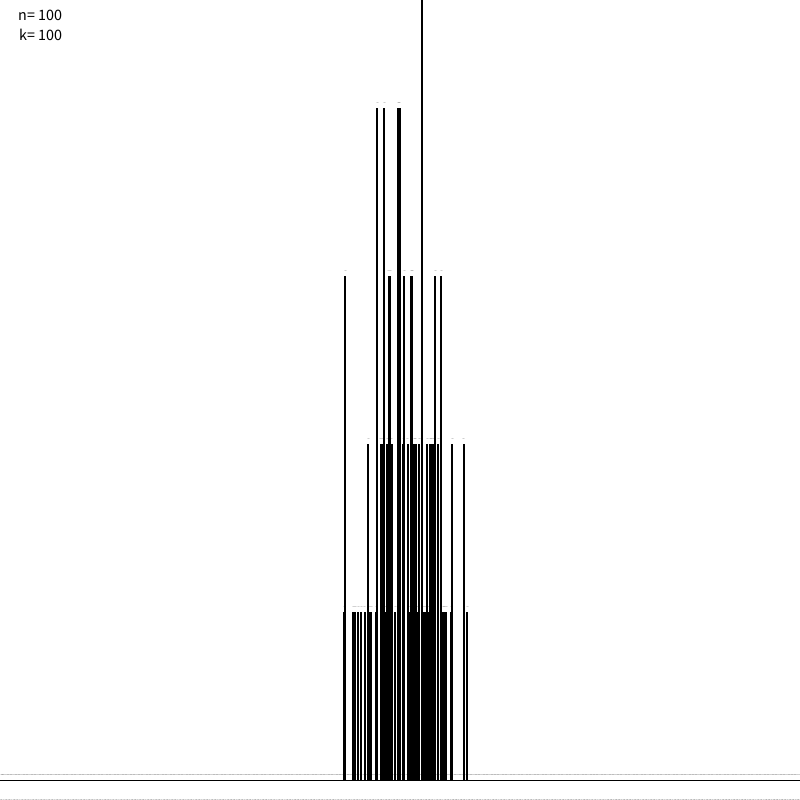
Frame 1 (no input)
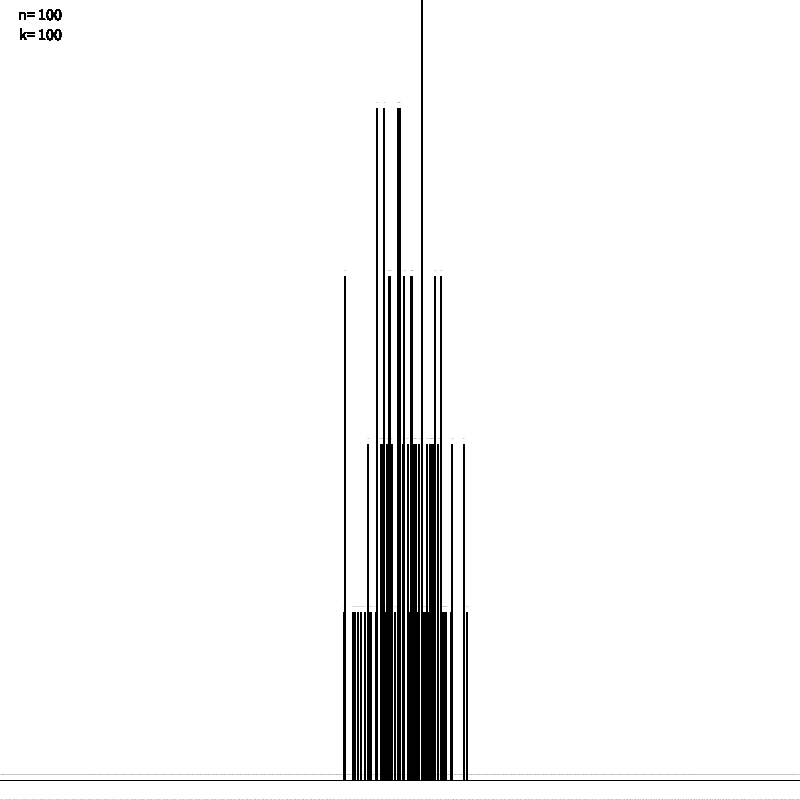
Frame 60 (the mouse pressed at the canvas centre just before this capture)
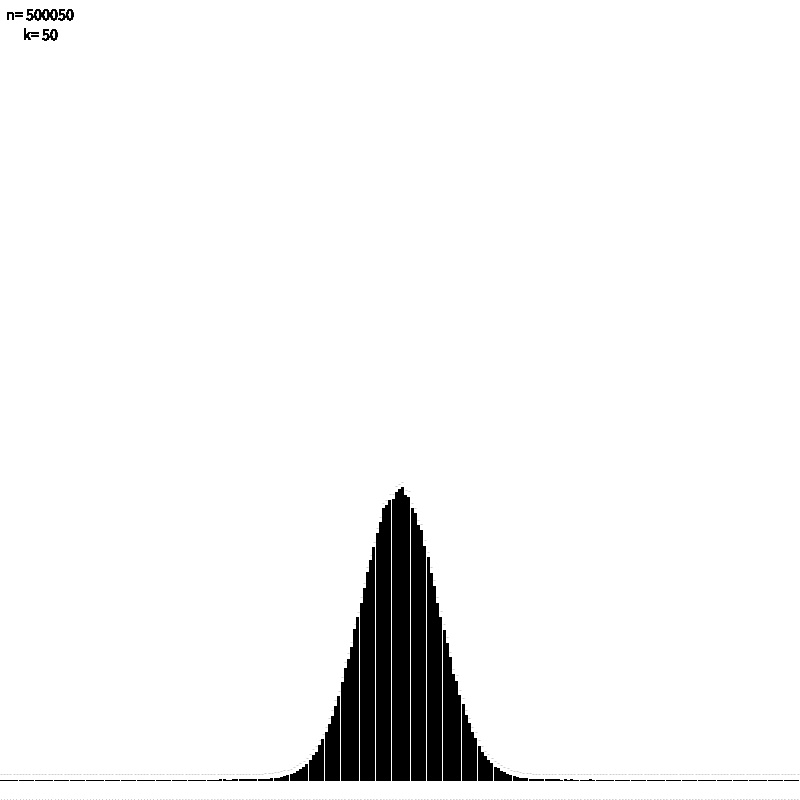
Frame 120 (the mouse held since frame 60 and released just before this capture)

The Processing sketch that drew these frames (run headless with seeded random() and noise(); from frame 60 on, the mouse is pressed at the canvas centre):

// Processing sketch: DieDistribution
// ── DieDistribution.pde
void setup() {
  size(800, 800);
  background(255);
}
int prevn = 10;
int prevk = 1;
void draw() {
  
  int currn = (int)map(mouseX, 0, width, 100, 1000000);
  int currk = (int)map(mouseY, height, 0, 1, 100);
  if(currn!=prevn || currk!=prevk) drawDistribution(currn, currk);
  prevn = currn;
  prevk = currk;
  fill(0);
  textSize(16);
  text("n= "+currn, 40, 20);
  text("k= "+currk, 40, 40);
}


void drawDistribution(int n, int k) {
  background(255);
  int res[] = new int[k*6+1];
  for(int i = 0; i<n; i++) {
    int r = 0;
    for(int l = 0; l<k; l++) {
      r+=die();
    }
    res[r]++;
  }  
  float space = width/res.length;
  for(int i = k; i<res.length; i++) {
    float p = res[i]/(float)n;
    float x = map(i, k, res.length, 0 , width);
    float y = map(p, 0, 1, height, -k*height/5);
    fill(0);
    textSize(min(16, max(1, height/(20*k))));
    textAlign(CENTER);
    text(i, x+space/2, width);
    rect(x, height-20, space,y-height);
    text(p, x+space/2, y-25);
  }
  
}


int die() {
  return floor(random(6))+1;
}
